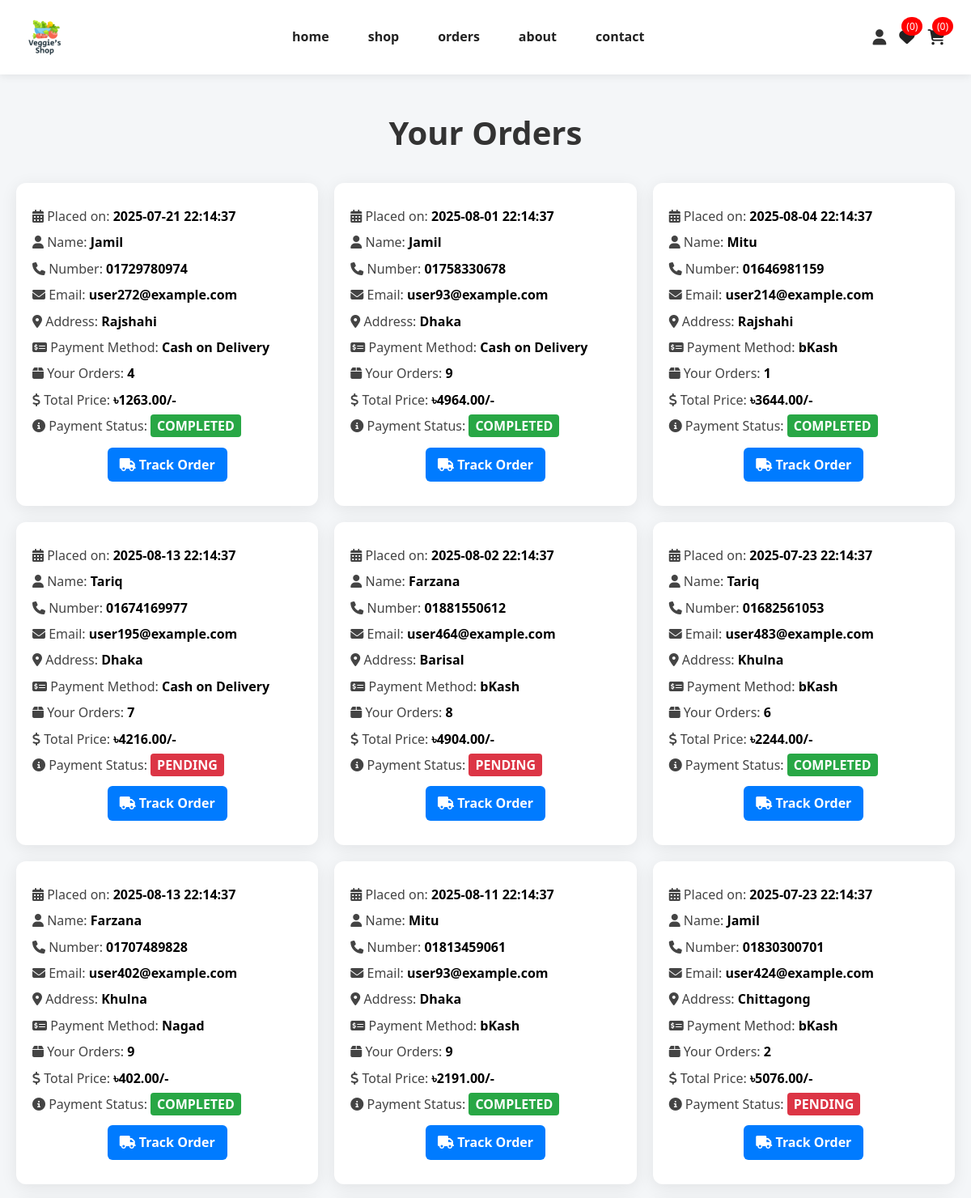
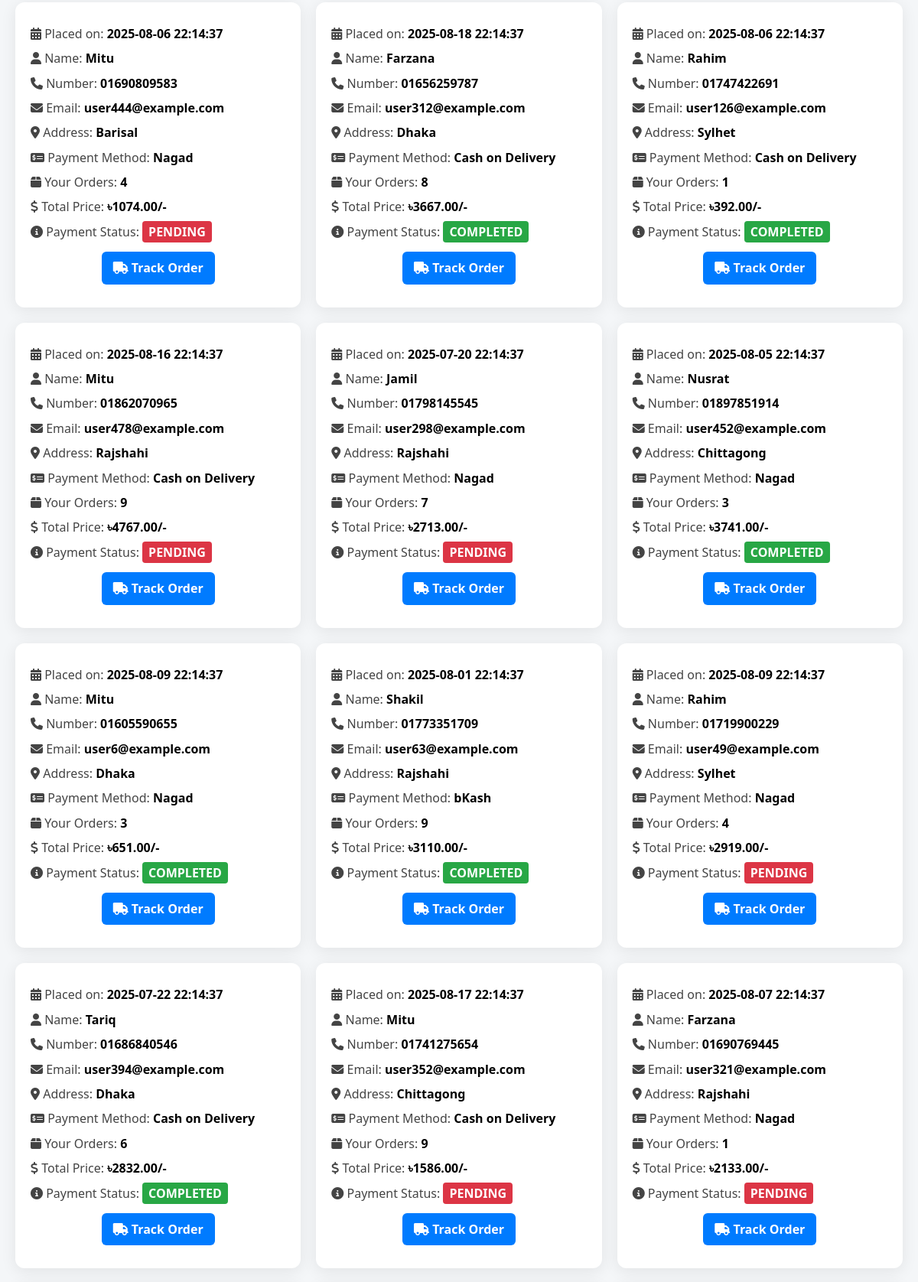
Screenshot of /orders.php (signed in, upper part) with the database file from the repository (2 pictures, top to bottom).
### tables this page shows
CREATE TABLE `orders` (
  `id` int(11) NOT NULL,
  `user_id` int(11) NOT NULL,
  `name` varchar(100) NOT NULL,
  `email` varchar(100) NOT NULL,
  `number` varchar(20) DEFAULT NULL,
  `address` text DEFAULT NULL,
  `total_products` text NOT NULL,
  `total_price` decimal(10,2) NOT NULL,
  `method` varchar(50) NOT NULL,
  `payment_status` enum('pending','completed','return') NOT NULL DEFAULT 'pending',
  `placed_on` datetime NOT NULL DEFAULT current_timestamp()
);

### orders.php (the view, shortened to what this page needs)
<?php
@include 'config.php';
$user_id = $_SESSION['user_id'];
?>
<!DOCTYPE html>
<html lang="en">
<head>
   <link rel="stylesheet" href="https://cdnjs.cloudflare.com/ajax/libs/font-awesome/6.1.1/css/all.min.css">
   <link rel="stylesheet" href="css/home.css">
</head>
<body>
<?php include 'header.php'; ?>
<section class="placed-orders">
   <h1 class="title">Your Orders</h1>
   <div class="box-container">
      <?php
         $select_orders = $conn->prepare("SELECT * FROM `orders` WHERE user_id = ?");
         $select_orders->execute([$user_id]);
         if($select_orders->rowCount() > 0){
            while($fetch_orders = $select_orders->fetch(PDO::FETCH_ASSOC)){
               $statusClass = $fetch_orders['payment_status'] == 'pending' ? 'pending' : 'completed';
      ?>
      <div class="box">
         <p><i class="fas fa-calendar-alt"></i> Placed on: <span><?= $fetch_orders['placed_on']; ?></span></p>
         <p><i class="fas fa-user"></i> Name: <span><?= $fetch_orders['name']; ?></span></p>
         <p><i class="fas fa-phone"></i> Number: <span><?= $fetch_orders['number']; ?></span></p>
         <p><i class="fas fa-envelope"></i> Email: <span><?= $fetch_orders['email']; ?></span></p>
         <p><i class="fas fa-map-marker-alt"></i> Address: <span><?= $fetch_orders['address']; ?></span></p>
         <p><i class="fas fa-money-check-alt"></i> Payment Method: <span><?= $fetch_orders['method']; ?></span></p>
         <p><i class="fas fa-box"></i> Your Orders: <span><?= $fetch_orders['total_products']; ?></span></p>
         <p><i class="fas fa-dollar-sign"></i> Total Price: <span>৳<?= $fetch_orders['total_price']; ?>/-</span></p>
         <p><i class="fas fa-info-circle"></i> Payment Status:
   <span class="status <?= $statusClass ?>"><?= $fetch_orders['payment_status']; ?></span>
</p>
<p style="text-align:center; margin-top:15px;">
   <a href="track_order.php?order_id=<?= $fetch_orders['id']; ?>"
      class="btn"
      style="display:inline-block; padding:10px 15px; background:#007bff; color:#fff; border-radius:6px; text-decoration:none; font-weight:600;">
      <i class="fas fa-truck"></i> Track Order
   </a>
</p>
      </div>
      <?php
            }
         } else {
            echo '<p class="empty">No orders placed yet!</p>';
         }
      ?>
   </div>
</section>
</body>
</html>

### css/home.css (style rules this page uses)
* { margin: 0; padding: 0; box-sizing: border-box; font-family: 'Segoe UI', sans-serif; }
body { background-color: #f4f6f8; color: #333; line-height: 1.6; }
a { text-decoration: none; color: inherit; }
.box-container { display: flex; flex-wrap: wrap; justify-content: center; gap: 2rem; }

### orders.php (style rules this page uses)
.placed-orders { padding: 40px 20px; background-color: #f4f6f8; min-height: 100vh; }
.placed-orders .title { text-align: center; font-size: 2.5rem; margin-bottom: 30px; color: #333; font-weight: 700; }
.placed-orders .box-container { display: grid; grid-template-columns: repeat(auto-fit, minmax(300px, 1fr)); gap: 20px; max-width: 1200px; margin: 0 auto; }
.placed-orders .box { background: #fff; border-radius: 12px; box-shadow: 0 4px 20px rgba(0, 0, 0, 0.08); padding: 20px; transition: 0.3s; }
.placed-orders .box p { font-size: 1rem; margin: 10px 0; color: #444; line-height: 1.4; }
.placed-orders .box span { font-weight: 600; color: #000; }
.placed-orders .box span.status { font-weight: bold; text-transform: uppercase; padding: 3px 8px; border-radius: 4px; }
.placed-orders .box span.status.pending { color: #fff; background-color: #dc3545; }
.placed-orders .box span.status.completed { color: #fff; background-color: #28a745; }

### rows the page displays
orders: placed_on "2025-07-21 22:14:37", name "Jamil", number "01729780974", email "user272@example.com", address "Rajshahi", method "Cash on Delivery", total_products "4", total_price "1263.00", payment_status "COMPLETED"
orders: placed_on "2025-08-01 22:14:37", name "Jamil", number "01758330678", email "user93@example.com", address "Dhaka", method "Cash on Delivery", total_products "9", total_price "4964.00", payment_status "COMPLETED"
orders: placed_on "2025-08-04 22:14:37", name "Mitu", number "01646981159", email "user214@example.com", address "Rajshahi", method "bKash", total_products "1", total_price "3644.00", payment_status "COMPLETED"
orders: placed_on "2025-08-13 22:14:37", name "Tariq", number "01674169977", email "user195@example.com", address "Dhaka", method "Cash on Delivery", total_products "7", total_price "4216.00", payment_status "PENDING"
orders: placed_on "2025-08-02 22:14:37", name "Farzana", number "01881550612", email "user464@example.com", address "Barisal", method "bKash", total_products "8", total_price "4904.00", payment_status "PENDING"
orders: placed_on "2025-07-23 22:14:37", name "Tariq", number "01682561053", email "user483@example.com", address "Khulna", method "bKash", total_products "6", total_price "2244.00", payment_status "COMPLETED"
orders: placed_on "2025-08-13 22:14:37", name "Farzana", number "01707489828", email "user402@example.com", address "Khulna", method "Nagad", total_products "9", total_price "402.00", payment_status "COMPLETED"
orders: placed_on "2025-08-11 22:14:37", name "Mitu", number "01813459061", email "user93@example.com", address "Dhaka", method "bKash", total_products "9", total_price "2191.00", payment_status "COMPLETED"
orders: placed_on "2025-07-23 22:14:37", name "Jamil", number "01830300701", email "user424@example.com", address "Chittagong", method "bKash", total_products "2", total_price "5076.00", payment_status "PENDING"
orders: placed_on "2025-08-06 22:14:37", name "Mitu", number "01690809583", email "user444@example.com", address "Barisal", method "Nagad", total_products "4", total_price "1074.00", payment_status "PENDING"
orders: placed_on "2025-08-18 22:14:37", name "Farzana", number "01656259787", email "user312@example.com", address "Dhaka", method "Cash on Delivery", total_products "8", total_price "3667.00", payment_status "COMPLETED"
orders: placed_on "2025-08-06 22:14:37", name "Rahim", number "01747422691", email "user126@example.com", address "Sylhet", method "Cash on Delivery", total_products "1", total_price "392.00", payment_status "COMPLETED"
orders: placed_on "2025-08-16 22:14:37", name "Mitu", number "01862070965", email "user478@example.com", address "Rajshahi", method "Cash on Delivery", total_products "9", total_price "4767.00", payment_status "PENDING"
orders: placed_on "2025-07-20 22:14:37", name "Jamil", number "01798145545", email "user298@example.com", address "Rajshahi", method "Nagad", total_products "7", total_price "2713.00", payment_status "PENDING"
orders: placed_on "2025-08-05 22:14:37", name "Nusrat", number "01897851914", email "user452@example.com", address "Chittagong", method "Nagad", total_products "3", total_price "3741.00", payment_status "COMPLETED"
orders: placed_on "2025-08-09 22:14:37", name "Mitu", number "01605590655", email "user6@example.com", address "Dhaka", method "Nagad", total_products "3", total_price "651.00", payment_status "COMPLETED"
orders: placed_on "2025-08-01 22:14:37", name "Shakil", number "01773351709", email "user63@example.com", address "Rajshahi", method "bKash", total_products "9", total_price "3110.00", payment_status "COMPLETED"
orders: placed_on "2025-08-09 22:14:37", name "Rahim", number "01719900229", email "user49@example.com", address "Sylhet", method "Nagad", total_products "4", total_price "2919.00", payment_status "PENDING"
orders: placed_on "2025-07-22 22:14:37", name "Tariq", number "01686840546", email "user394@example.com", address "Dhaka", method "Cash on Delivery", total_products "6", total_price "2832.00", payment_status "COMPLETED"
orders: placed_on "2025-08-17 22:14:37", name "Mitu", number "01741275654", email "user352@example.com", address "Chittagong", method "Cash on Delivery", total_products "9", total_price "1586.00", payment_status "PENDING"
orders: placed_on "2025-08-07 22:14:37", name "Farzana", number "01690769445", email "user321@example.com", address "Rajshahi", method "Nagad", total_products "1", total_price "2133.00", payment_status "PENDING"

### other values shown
$count_wishlist_items->rowCount() "0"
$count_cart_items->rowCount() "0"
